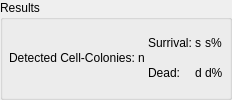
        <widget class="QGroupBox" name="groupBox_Results">
         <property name="sizePolicy">
          <sizepolicy hsizetype="Preferred" vsizetype="Expanding">
           <horstretch>1</horstretch>
           <verstretch>0</verstretch>
          </sizepolicy>
         </property>
         <property name="minimumSize">
          <size>
           <width>0</width>
           <height>50</height>
          </size>
         </property>
         <property name="maximumSize">
          <size>
           <width>16777215</width>
           <height>16777215</height>
          </size>
         </property>
         <property name="title">
          <string>Results</string>
         </property>
         <property name="flat">
          <bool>true</bool>
         </property>
         <layout class="QGridLayout" name="gridLayout_23">
          <property name="leftMargin">
           <number>6</number>
          </property>
          <property name="topMargin">
           <number>6</number>
          </property>
          <property name="rightMargin">
           <number>6</number>
          </property>
          <property name="bottomMargin">
           <number>6</number>
          </property>
          <property name="spacing">
           <number>3</number>
          </property>
          <item row="3" column="0" colspan="5">
           <layout class="QGridLayout" name="gridLayout_ResPlo_Surrival"/>
          </item>
          <item row="1" column="2">
           <widget class="QLabel" name="label_33">
            <property name="sizePolicy">
             <sizepolicy hsizetype="Preferred" vsizetype="Fixed">
              <horstretch>0</horstretch>
              <verstretch>0</verstretch>
             </sizepolicy>
            </property>
            <property name="maximumSize">
             <size>
              <width>50</width>
              <height>20</height>
             </size>
            </property>
            <property name="text">
             <string>Surrival:</string>
            </property>
           </widget>
          </item>
          <item row="2" column="2">
           <widget class="QLabel" name="label_34">
            <property name="sizePolicy">
             <sizepolicy hsizetype="Preferred" vsizetype="Fixed">
              <horstretch>0</horstretch>
              <verstretch>0</verstretch>
             </sizepolicy>
            </property>
            <property name="maximumSize">
             <size>
              <width>50</width>
              <height>20</height>
             </size>
            </property>
            <property name="text">
             <string>Dead:</string>
            </property>
           </widget>
          </item>
          <item row="2" column="4">
           <widget class="QLabel" name="label_ResPloSur_prz_dead">
            <property name="sizePolicy">
             <sizepolicy hsizetype="Preferred" vsizetype="Fixed">
              <horstretch>0</horstretch>
              <verstretch>0</verstretch>
             </sizepolicy>
            </property>
            <property name="maximumSize">
             <size>
              <width>16777215</width>
              <height>20</height>
             </size>
            </property>
            <property name="text">
             <string>d%</string>
            </property>
           </widget>
          </item>
          <item row="1" column="4">
           <widget class="QLabel" name="label_ResPloSur_prz_surrival">
            <property name="sizePolicy">
             <sizepolicy hsizetype="Preferred" vsizetype="Fixed">
              <horstretch>0</horstretch>
              <verstretch>0</verstretch>
             </sizepolicy>
            </property>
            <property name="maximumSize">
             <size>
              <width>16777215</width>
              <height>20</height>
             </size>
            </property>
            <property name="text">
             <string>s%</string>
            </property>
           </widget>
          </item>
          <item row="1" column="0" rowspan="2">
           <widget class="QLabel" name="label_24">
            <property name="text">
             <string>Detected Cell-Colonies:</string>
            </property>
           </widget>
          </item>
          <item row="1" column="3">
           <widget class="QLabel" name="label_ResPloSur_count_surrival">
            <property name="sizePolicy">
             <sizepolicy hsizetype="Preferred" vsizetype="Fixed">
              <horstretch>0</horstretch>
              <verstretch>0</verstretch>
             </sizepolicy>
            </property>
            <property name="maximumSize">
             <size>
              <width>50</width>
              <height>20</height>
             </size>
            </property>
            <property name="text">
             <string>s</string>
            </property>
           </widget>
          </item>
          <item row="2" column="3">
           <widget class="QLabel" name="label_ResPloSur_count_dead">
            <property name="sizePolicy">
             <sizepolicy hsizetype="Preferred" vsizetype="Fixed">
              <horstretch>0</horstretch>
              <verstretch>0</verstretch>
             </sizepolicy>
            </property>
            <property name="maximumSize">
             <size>
              <width>50</width>
              <height>20</height>
             </size>
            </property>
            <property name="text">
             <string>d</string>
            </property>
           </widget>
          </item>
          <item row="1" column="1" rowspan="2">
           <widget class="QLabel" name="label_ResPloSur_count_detected">
            <property name="maximumSize">
             <size>
              <width>50</width>
              <height>16777215</height>
             </size>
            </property>
            <property name="text">
             <string>n</string>
            </property>
           </widget>
          </item>
         </layout>
        </widget>
